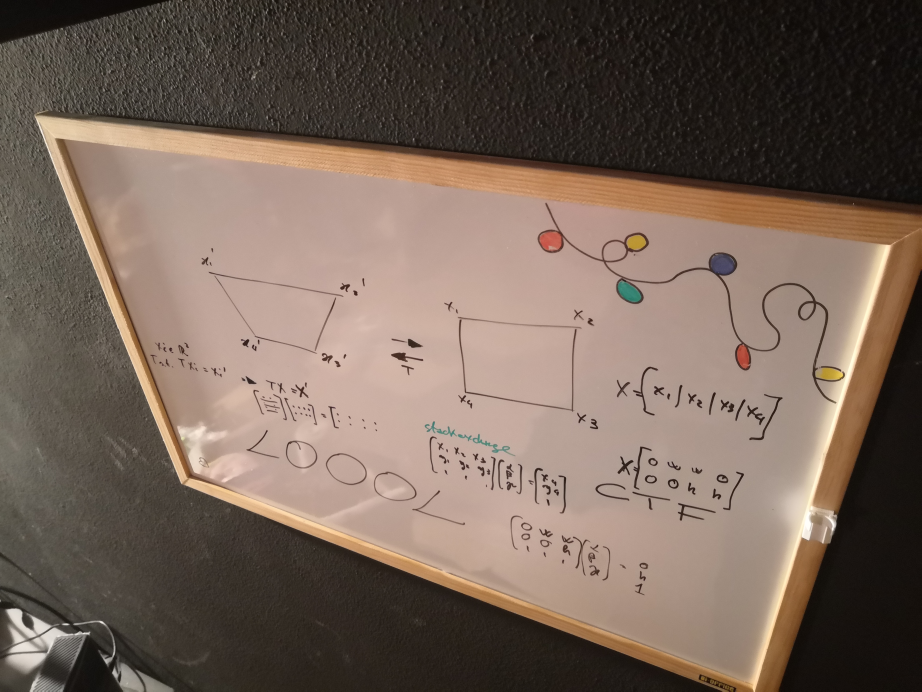
#> input picture images/whiteboard2.jpg, 4608 x 3456 px (shown at 1/5 size); its folder holds only this picture in this run
$ python -i camboard.py   (imports and definitions only)
#> lines starting #> are read from the running program, lines starting #| are printed output that depends on the picture; after the words box and inside, x2 and y2 are one past the last pixel; in counts of white or black regions, pixels touching at a corner belong together
#> further down, picture is the input picture: shape (3456, 4608, 3); mean B, G, R 89.1, 100.7, 118.1
import cv2
import os
import numpy as np

from typing import List, Tuple, Optional


FILENAMES = [f'images/{name}' for name in os.listdir('images')]


def biggest_component(num_labels: int, labels_im: np.ndarray) -> np.ndarray:
    sizes = {}
    for i in range(num_labels):
        sizes[i] = np.count_nonzero(labels_im == i)

    biggest_i = max(range(num_labels), key=lambda i: sizes[i])

    mask = np.zeros(labels_im.shape, dtype=np.uint8)
    mask[labels_im == biggest_i] = 255

    return mask

def angle_diff(a, b) -> float:
    diff = a - b

    while diff < -np.pi:
        diff += 2 * np.pi
    while diff > np.pi:
        diff -= 2 * np.pi

    return diff

# rho, theta -> m, q
# FIXME working with m, q messes up with vertical lines!
def rt_to_mq(rho, theta) -> Tuple[float, float]:
    x0 = rho * np.cos(theta)
    y0 = rho * np.sin(theta)

    m = - np.cos(theta) / np.sin(theta)
    q = y0 - m * x0

    return m, q

def line_intersection(line_1, line_2) -> Optional[Tuple[int, int]]:
    m1, q1 = rt_to_mq(line_1[0], line_1[1])
    m2, q2 = rt_to_mq(line_2[0], line_2[1])

    if abs(m1 - m2) > 0.5:
        x = (q2 - q1) / (m1 - m2)
        y = m1 * x + q1
        if np.isnan(x) or np.isnan(y):
            return None
        else:
            return x, y
    else:
        return None

def all_intersections(lines, theta_threshold = np.pi / 180 * 45) -> List[Tuple[int, int]]:
    points = []
    for a in lines:
        for b in lines:
            line_a = a[0]
            line_b = b[0]

            if angle_diff(line_a[1], line_b[1]) >= theta_threshold:
                point = line_intersection(line_a, line_b)
                if point is not None:
                    # print(point)
                    points.append(point)

    return points

def find_corners(img: np.ndarray, debug = False) -> List[Tuple[float, float]]:
#> called with debug = False
    RESCALE_FACTOR_X = img.shape[1] / 576
#> RESCALE_FACTOR_X = 8
    RESCALE_FACTOR_Y = img.shape[0] / 432
#> RESCALE_FACTOR_Y = 8

    img = cv2.resize(img, dsize=(0, 0), fx=1 / RESCALE_FACTOR_X, fy=1 / RESCALE_FACTOR_Y)
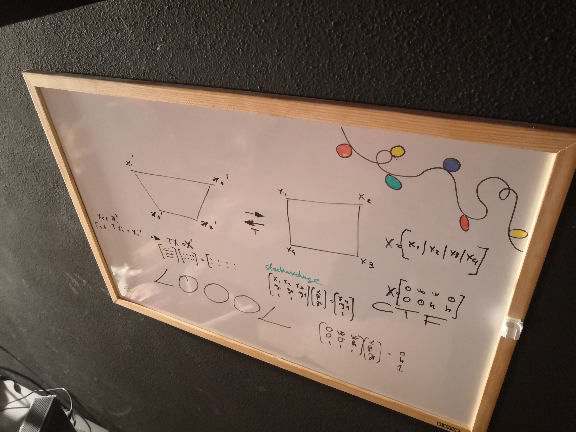
#> img: shape (432, 576, 3); mean of channels 0, 1, 2 89.2, 100.9, 118.3; drawn as B, G, R

    print(img.shape)
#| (432, 576, 3)

    assert(img.shape[:2] == (432, 576))

    hsv = cv2.cvtColor(img, cv2.COLOR_BGR2HSV)
#> hsv: shape (432, 576, 3); mean H, S, V 12.8, 67.4, 118.4

    mean_value = hsv[:, :, 2].mean()
#> mean_value = 118.4

    # print(f"mean_value = {mean_value}")

    lower = np.array([0, 0, int(mean_value)])
#> lower = [0, 0, 118]
    upper = np.array([255, 255, 255])

    mask = cv2.inRange(hsv, lower, upper)
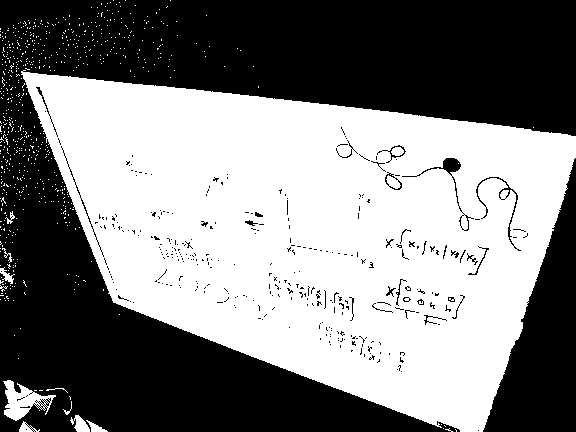
#> mask: shape (432, 576); 50.7% white; 327 black regions (300 under 20 px), largest, box (x1, y1, x2, y2) and area: (0, 0, 576, 432) 107281, (483, 158, 576, 432) 12405, (402, 158, 474, 231) 366

    mask = cv2.erode(mask,  np.ones((3, 3), np.uint8), iterations=1)
#> mask: shape (432, 576); 46.4% white; 20 white regions (8 under 20 px), largest, box (x1, y1, x2, y2) and area: (23, 73, 576, 432) 114375, (5, 381, 47, 419) 570, (76, 416, 89, 432) 121
    mask = cv2.dilate(mask, np.ones((5, 5), np.uint8), iterations=2)
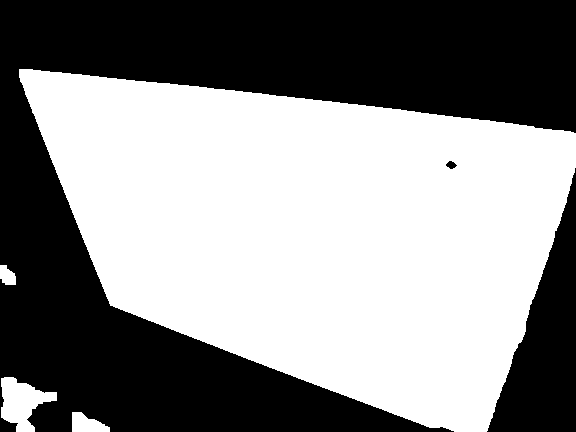
#> mask: shape (432, 576); 53.9% white; 3 black regions, box (x1, y1, x2, y2) and area: (0, 0, 576, 432) 103267, (487, 168, 576, 432) 11334, (446, 161, 457, 169) 56
    mask = cv2.erode(mask,  np.ones((5, 5), np.uint8), iterations=2)
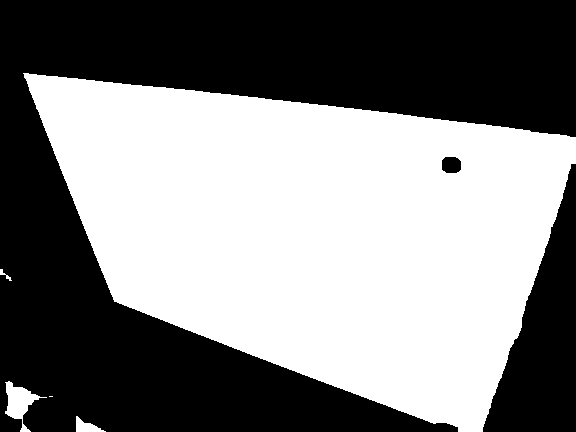
#> mask: shape (432, 576); 50.4% white; 3 black regions, box (x1, y1, x2, y2) and area: (0, 0, 576, 432) 110307, (483, 164, 576, 432) 12762, (442, 157, 461, 173) 272

    num_labels, labels_im = cv2.connectedComponents(mask)
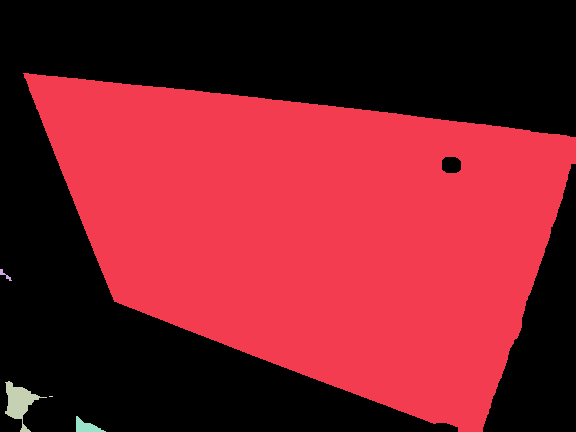
#> labels_im: shape (432, 576) int32; 6 distinct labels, from 0 to 5; one colour per label, 0 black
#> num_labels = 6

    mask = biggest_component(num_labels, labels_im)
#> after the loop in biggest_component, `for i in range(num_labels):`: sizes = {0: 123341, 1: 124393, 2: 43, 3: 814, 4: 4, 5: 237}
#> in biggest_component, `biggest_i = max(range(num_labels), key=lambda i: sizes[i])`: biggest_i = 1
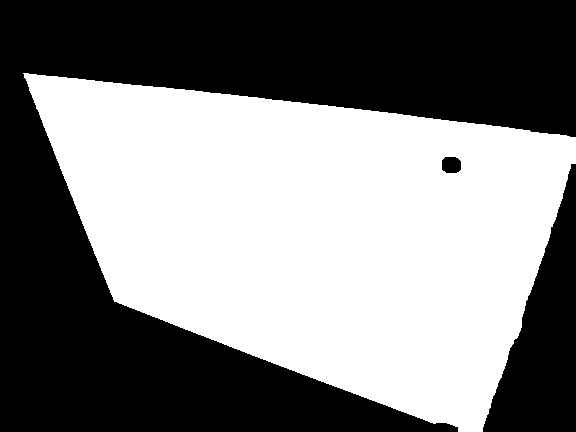
#> mask: shape (432, 576); 50% white; 1 white region

    contours, _ = cv2.findContours(mask, cv2.RETR_TREE, cv2.CHAIN_APPROX_SIMPLE)
#> contours = 2 contours; box (x1, y1, x2, y2) and area: (23, 73, 576, 432) 123938, (441, 156, 462, 174) 300

    contours_img = np.zeros(mask.shape, dtype=np.uint8)

    cv2.drawContours(contours_img, contours, -1, 255, 1)
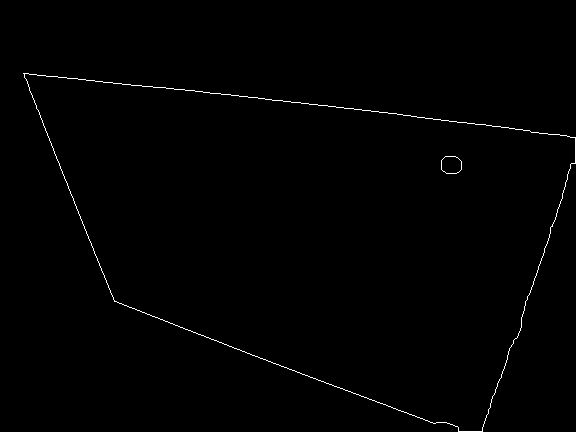
#> contours_img: shape (432, 576); 0.61% white in thin lines or dots, all inside (x1, y1, x2, y2) = (23, 73, 576, 432)

    lines = cv2.HoughLines(contours_img, 1, np.pi / 180, 50)
#> lines = 15 rows, first 8: [70, 1.68], [65, 1.69], [240, 1.94], [7, 2.76], [596, 0.332], [248, 1.92], [4, 2.78], [73, 1.66]

    intersections = np.array(all_intersections(lines))
#> the loop in all_intersections, `for a in lines:` made 15 passes
#> a on passes 1, 2, 3, 4, 6, 7, 8: [[70, 1.68]], [[65, 1.69]], [[240, 1.94]], [[7, 2.76]], [[248, 1.92]], [[4, 2.78]], [[73, 1.66]]
#> a on passes 9 to 14: [[594, 0.314]], [[56, 1.71]], [[235, 1.95]], [[599, 0.349]], [[68, 1.69]], [[12, 2.74]]

    if debug:
        debug_img = cv2.cvtColor(contours_img, cv2.COLOR_GRAY2BGR)
        for item in lines:
            rho, theta = item[0]
            a = np.cos(theta)
            b = np.sin(theta)
            x0 = a*rho
            y0 = b*rho
            x1 = int(x0 + 1000*(-b))
            y1 = int(y0 + 1000*(a))
            x2 = int(x0 - 1000*(-b))
            y2 = int(y0 - 1000*(a))

            cv2.line(debug_img, (x1,y1), (x2,y2), (0,0,255), 2)

        for item in intersections:
            x, y = item
            cv2.circle(debug_img, (x, y), 4, (0, 255, 0))

        cv2.imshow(f'debug', debug_img)

    return intersections * np.array([RESCALE_FACTOR_X, RESCALE_FACTOR_Y])

>>> import cv2
>>> picture = cv2.imread('images/whiteboard2.jpg')
>>> result = find_corners(picture)

$ run again, on images/whiteboard3.jpg
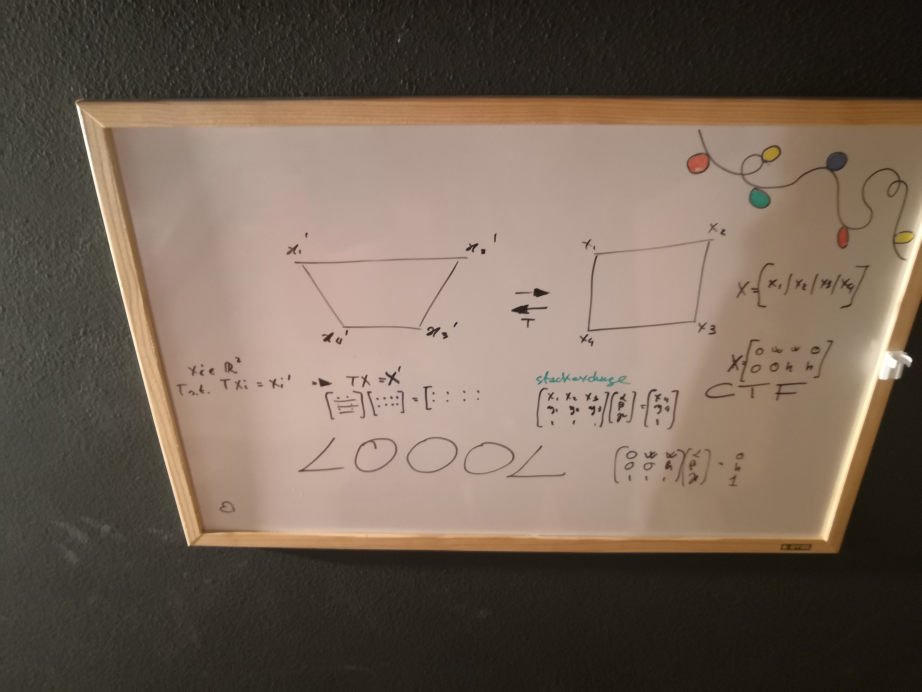
#> input picture images/whiteboard3.jpg, 4608 x 3456 px (shown at 1/5 size)
#> picture is the input picture: shape (3456, 4608, 3); mean B, G, R 86.2, 99.4, 115
#| (432, 576, 3)
#> hsv: shape (432, 576, 3); mean H, S, V 15.5, 67.4, 115.2
#> mean_value = 115.2
#> lower = [0, 0, 115]
#> in find_corners, `mask = cv2.erode(mask,  np.ones((5, 5), np.uint8), iterations=2)`:
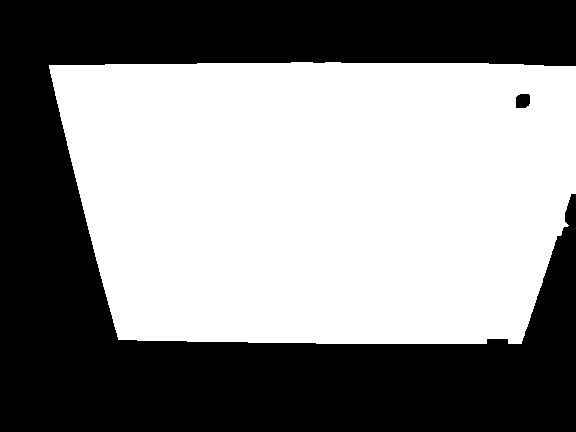
#> mask: shape (432, 576); 53.6% white; 2 black regions, box (x1, y1, x2, y2) and area: (0, 0, 576, 432) 115325, (516, 94, 530, 108) 179
#> labels_im: shape (432, 576) int32; values 0 (black) and 1 (white), 53.6% white; 2 black regions
#> num_labels = 2
#> after the loop in biggest_component, `for i in range(num_labels):`: sizes = {0: 115504, 1: 133328}
#> biggest_i = 1
#> contours = 2 contours; box (x1, y1, x2, y2) and area: (49, 62, 576, 344) 132757, (515, 93, 531, 109) 202
#> in find_corners, `cv2.drawContours(contours_img, contours, -1, 255, 1)`:
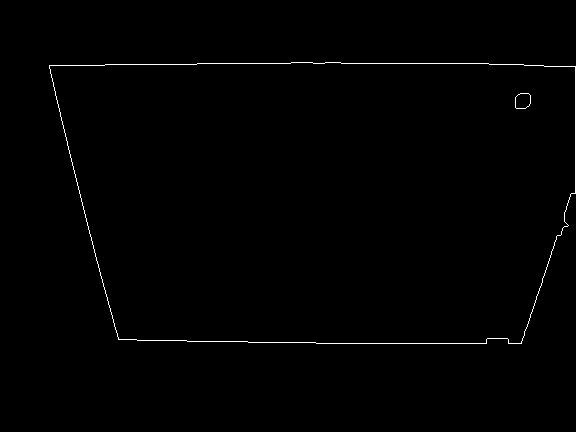
#> contours_img: shape (432, 576); 0.62% white in thin lines or dots, all inside (x1, y1, x2, y2) = (49, 62, 576, 344)
#> lines = 25 rows, first 8: [63, 1.57], [337, 1.59], [343, 1.57], [67, 1.55], [575, 0], [56, 1.59], [-31, 2.9], [-26, 2.88]
#> the loop in all_intersections, `for a in lines:` made 25 passes
#> a on passes 8 to 15: [[-26, 2.88]], [[602, 0.314]], [[-33, 2.91]], [[604, 0.332]], [[347, 1.55]], [[46, 1.61]], [[334, 1.61]], [[349, 1.55]]

$ run again, on images/whiteboard4.jpg
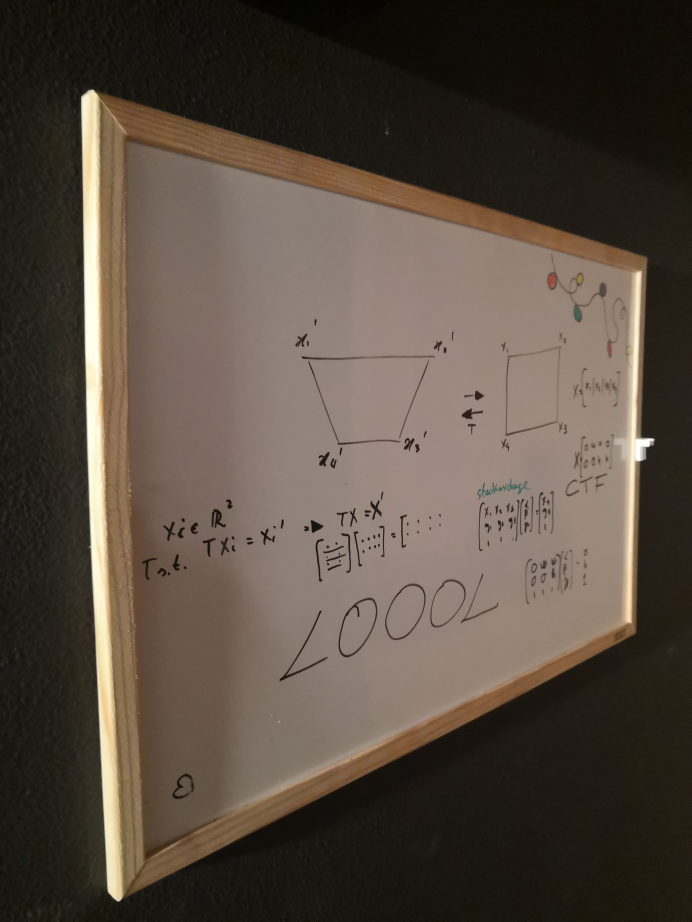
#> input picture images/whiteboard4.jpg, 3456 x 4608 px (shown at 1/5 size)
#> picture is the input picture: shape (4608, 3456, 3); mean B, G, R 64.2, 75.1, 86.6
#| (432, 576, 3)
#> hsv: shape (432, 576, 3); mean H, S, V 16.3, 80.8, 86.6
#> mean_value = 86.64
#> lower = [0, 0, 86]
#> in find_corners, `mask = cv2.erode(mask,  np.ones((5, 5), np.uint8), iterations=2)`:
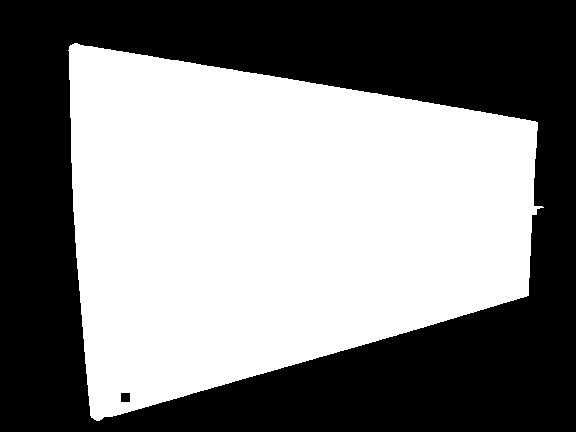
#> mask: shape (432, 576); 51.2% white; 2 black regions, box (x1, y1, x2, y2) and area: (0, 0, 576, 432) 121291, (121, 393, 130, 402) 81
#> labels_im: shape (432, 576) int32; values 0 (black) and 1 (white), 51.2% white; 2 black regions
#> num_labels = 2
#> after the loop in biggest_component, `for i in range(num_labels):`: sizes = {0: 121372, 1: 127460}
#> biggest_i = 1
#> contours = 2 contours; box (x1, y1, x2, y2) and area: (68, 43, 544, 421) 126807, (120, 392, 131, 403) 98
#> in find_corners, `cv2.drawContours(contours_img, contours, -1, 255, 1)`:
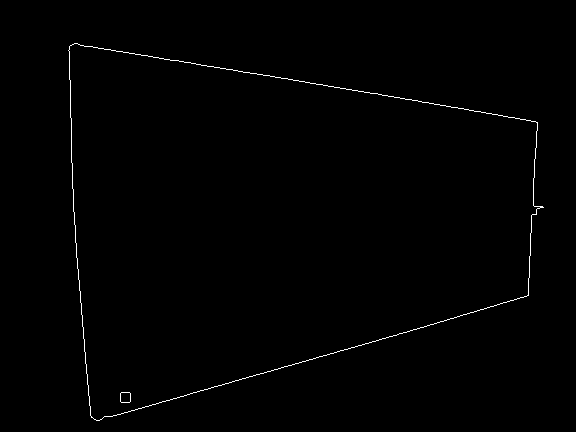
#> contours_img: shape (432, 576); 0.6% white in thin lines or dots, all inside (x1, y1, x2, y2) = (68, 43, 544, 421)
#> lines = 18 rows, first 8: [431, 1.29], [27, 1.75], [32, 1.73], [-54, 3.05], [542, 0.0524], [436, 1.27], [-66, 3.11], [-59, 3.07]
#> the loop in all_intersections, `for a in lines:` made 18 passes
#> a on passes 9 to 16: [[-63, 3.09]], [[-68, 3.12]], [[-65, 3.09]], [[538, 0.0349]], [[428, 1.31]], [[432, 1.27]], [[-47, 3.04]], [[545, 0.0698]]
